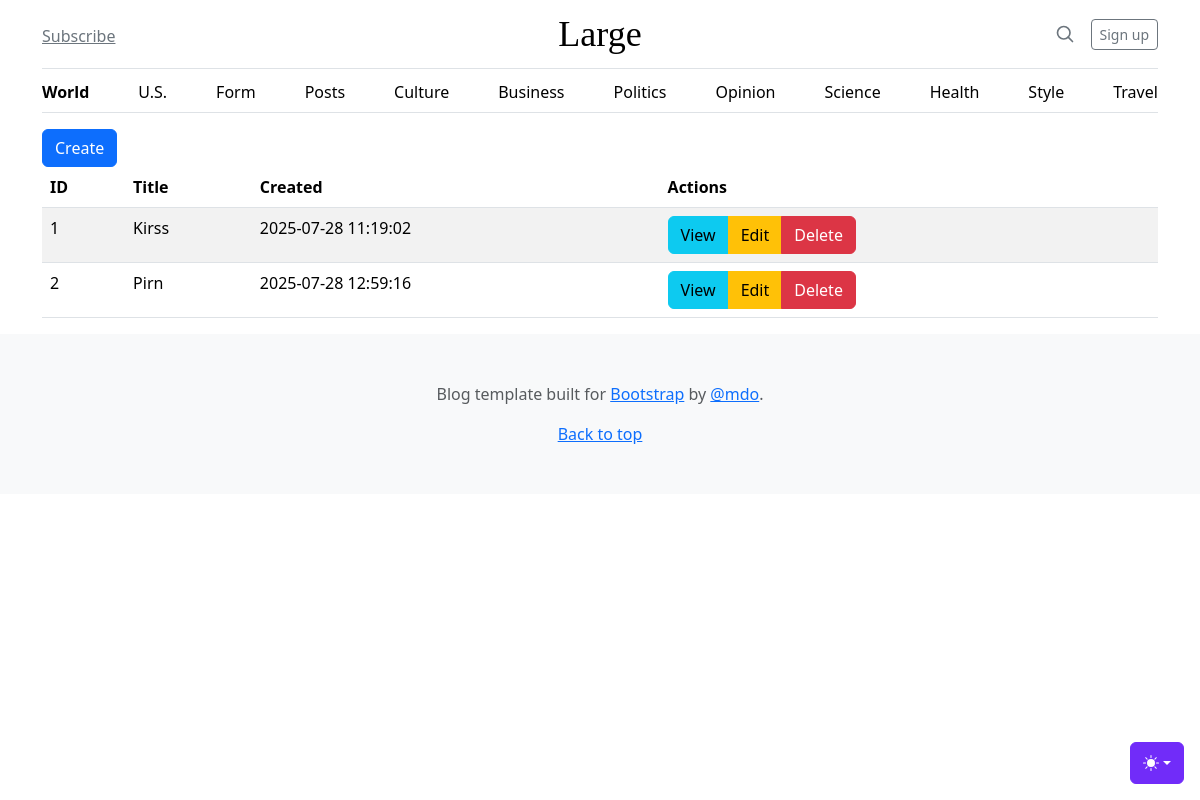
The page /admin/posts on the database as committed earlier.
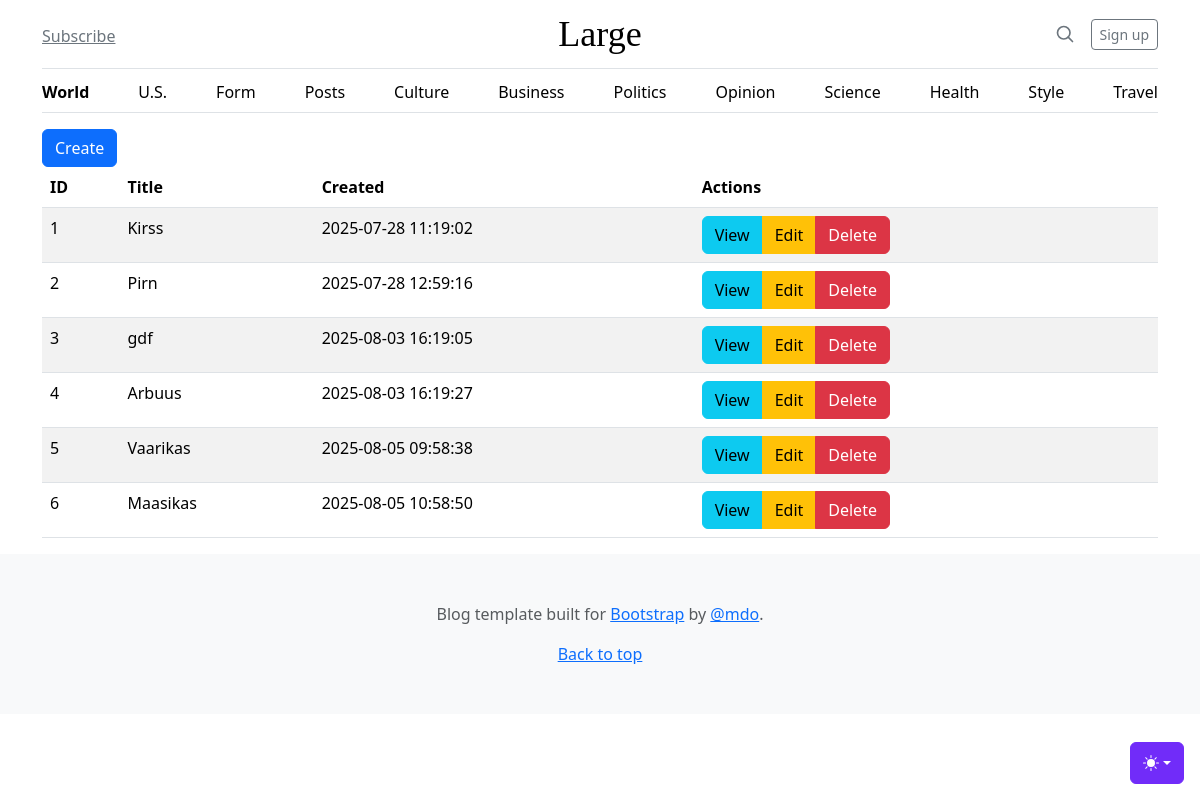
The same page on the database as committed later.
### tables this page shows
CREATE TABLE posts
(
    id      integer
        constraint posts_pk
            primary key autoincrement,
    title   text not null,
    body    text not null,
    created datetime
);

### src/Router.php (called while the page is built, shortened)
<?php
class Router {
    private static $routes = [];
    private $path;
    private $method;
    public function __construct($path, $method)  {
        $this ->path = parse_url($path, PHP_URL_PATH);
        $this->method = $method;
    }
    public function match() {
    foreach(self::$routes as $route){
        if($route['path'] === $this->path && $route['method'] === $this->method) {
            return $route;
        }
    }
    return false;
}
    public static function addRoute($method, $path, $action){
        self::$routes[] = ['method'=> $method, 'path' => $path, 'action' => $action];
    }
}

### src/Controllers/PostsController.php (called while the page is built, shortened)
<?php
class PostsController {
    public function index() {
        $posts = Post::all();
        include __DIR__ . '/../../views/posts/index.php';
    }
}

### src/DB.php (called while the page is built, shortened)
<?php
class DB {
    private $conn;
    public function __construct() {
        try {
        $this->conn = new PDO("sqlite:db.sqlite");
        $this->conn->setAttribute(PDO::ATTR_ERRMODE, PDO::ERRMODE_EXCEPTION);
        } catch(PDOException $e) {
        echo "Ühendus puudub: " . $e->getMessage();
        }
    }
    public function all($table, $class) {
        $stmt = $this->conn->prepare("SELECT * FROM $table");
        $stmt->execute();
        $stmt->setFetchMode(PDO::FETCH_CLASS, $class);
        return $stmt->fetchAll();
    }
}

### src/Models/Model.php (called while the page is built, shortened)
<?php
abstract class Model {
   protected static $table;
    public static function all() {
        $db = new \App\DB();
        return $db->all(static::$table, static::class);
    }
}

### src/Models/Post.php (called while the page is built, shortened)
<?php
class Post extends Model {
    public $created;
    public function createdDate() {
        return new DateTime($this->created);
    }
}

### views/posts/index.php (the view)
<?php include 'views/partials/header.php' ?>
<main class="container">
   <a href="/admin/posts/create" class="btn btn-primary">Create</a>
   <table class="table table-striped table-hover">
       <thead>
           <th>ID</th>
           <th>Title</th>
           <th>Created</th>
           <th>Actions</th>
       </thead>
       <tbody>
           <?php foreach ($posts as $post): ?>
           <tr>
               <td><?=$post->id?></td>
               <td><?=$post->title?></td>
               <td><?=$post->createdDate()->format('Y-m-d H:i:s')?></td>
               <td>
                   <div class="btn-group" role="group" aria-label="Basic example">
                       <a class="btn btn-info">View</a>
                       <a href="/admin/posts/edit?id=<?=$post->id?>" class="btn btn-warning">Edit</a>
                       <a class="btn btn-danger">Delete</a>
                   </div>
               </td>
           </tr>
           <?php endforeach; ?>
       </tbody>
   </table>
</main>
<?php include 'views/partials/footer.php' ?>

### public/index.php (shortened to what this page needs)
<?php
spl_autoload_register(function($class) {
    $parts = explode('\\', $class);
    array_shift($parts);
    $class = implode('/', $parts);
});
$router = new App\Router($_SERVER['REQUEST_URI'], $_SERVER['REQUEST_METHOD']);
$match =$router->match();
if($match){
    if(is_callable($match['action'])){
       call_user_func($match['action']);
    } else if(is_array($match['action'])){
        $methodName = $match['action'][1];
        $controller = new $className();
        $controller->$methodName();
    } else {
        echo '404 Ei leitud lehte';
    }
} else {
    echo '404 Ei leitud lehte';
}

### views/partials/header.php (shortened to what this page needs)
<!DOCTYPE html>
<html lang="en" data-bs-theme="auto">
<head>
    <link href="/assets/dist/css/bootstrap.min.css" rel="stylesheet">
    <link href="/blog.css" rel="stylesheet">
</head>
<body>
     <?php include __DIR__ . '/themeswitcher.php' ?>
     <?php include __DIR__ . '/navbar.php' ?>

### views/partials/themeswitcher.php (shortened to what this page needs)
<div class="dropdown position-fixed bottom-0 end-0 mb-3 me-3 bd-mode-toggle"> <button
        class="btn btn-bd-primary py-2 dropdown-toggle d-flex align-items-center" id="bd-theme" type="button"
        aria-expanded="false" data-bs-toggle="dropdown" aria-label="Toggle theme (auto)"> <svg
            class="bi my-1 theme-icon-active" aria-hidden="true">
            <use href="#circle-half"></use>
        </svg> <span class="visually-hidden" id="bd-theme-text">Toggle theme</span> </button>
</div>

### views/partials/navbar.php
<div class="container">
    <header class="border-bottom lh-1 py-3">
        <div class="row flex-nowrap justify-content-between align-items-center">
            <div class="col-4 pt-1"> <a class="link-secondary" href="#">Subscribe</a> </div>
            <div class="col-4 text-center"> <a class="blog-header-logo text-body-emphasis text-decoration-none"
                    href="#">Large</a> </div>
            <div class="col-4 d-flex justify-content-end align-items-center"> <a class="link-secondary" href="#"
                    aria-label="Search"> <svg xmlns="http://www.w3.org/2000/svg" width="20" height="20" fill="none"
                        stroke="currentColor" stroke-linecap="round" stroke-linejoin="round" stroke-width="2"
                        class="mx-3" role="img" viewBox="0 0 24 24">
                        <title>Search</title>
                        <circle cx="10.5" cy="10.5" r="7.5"></circle>
                        <path d="M21 21l-5.2-5.2"></path>
                    </svg> </a> <a class="btn btn-sm btn-outline-secondary" href="#">Sign up</a> </div>
        </div>
    </header>
    <div class="nav-scroller py-1 mb-3 border-bottom">
        <nav class="nav nav-underline justify-content-between"> <a
                class="nav-item nav-link link-body-emphasis active" href="/">World</a> <a
                class="nav-item nav-link link-body-emphasis" href="/us">U.S.</a> <a
                class="nav-item nav-link link-body-emphasis" href="/form">Form</a> <a
                class="nav-item nav-link link-body-emphasis" href="/admin/posts">Posts</a> <a
                class="nav-item nav-link link-body-emphasis" href="#">Culture</a> <a
                class="nav-item nav-link link-body-emphasis" href="#">Business</a> <a
                class="nav-item nav-link link-body-emphasis" href="#">Politics</a> <a
                class="nav-item nav-link link-body-emphasis" href="#">Opinion</a> <a
                class="nav-item nav-link link-body-emphasis" href="#">Science</a> <a
                class="nav-item nav-link link-body-emphasis" href="#">Health</a> <a
                class="nav-item nav-link link-body-emphasis" href="#">Style</a> <a
                class="nav-item nav-link link-body-emphasis" href="#">Travel</a> </nav>
    </div>
</div>

### views/partials/footer.php (shortened to what this page needs)
  <footer class="py-5 text-center text-body-secondary bg-body-tertiary">
        <p>Blog template built for <a href="https://getbootstrap.com/">Bootstrap</a> by <a
                href="https://x.com/mdo">@mdo</a>.</p>
        <p class="mb-0"> <a href="#">Back to top</a> </p>
    </footer>
</body>
</html>

### views/blog.css (style rules this page uses)
.blog-header-logo { font-family: "Playfair Display", Georgia, "Times New Roman", serif; font-size: 2.25rem; }

### views/partials/header.php (style rules this page uses)
.bi { vertical-align: -.125em; fill: currentColor }
.nav-scroller { position: relative; z-index: 2; height: 2.75rem; overflow-y: hidden }
.nav-scroller .nav { display: flex; flex-wrap: nowrap; padding-bottom: 1rem; margin-top: -1px; overflow-x: auto; text-align: center; white-space: nowrap; -webkit-overflow-scrolling: touch }
.btn-bd-primary { --bd-violet-bg: #712cf9; --bd-violet-rgb: 112.520718, 44.062154, 249.437846; --bs-btn-font-weight: 600; --bs-btn-color: var(--bs-white); --bs-btn-bg: var(--bd-violet-bg); --bs-btn-border-color: var(--bd-violet-bg); --bs-btn-hover-color: var(--bs-white); --bs-btn-hover-bg: #6528e0; --bs-btn-hover-border-color: #6528e0; --bs-btn-focus-shadow-rgb: var(--bd-violet-rgb); --bs-btn-active-color: var(--bs-btn-hover-color); --bs-btn-active-bg: #5a23c8; --bs-btn-active-border-color: #5a23c8 }
.bd-mode-toggle { z-index: 1500 }
.bd-mode-toggle .bi { width: 1em; height: 1em }

Rows that differ between the two databases and show on the page:
added posts: id "3", title "gdf", created "2025-08-03 16:19:05"
added posts: id "4", title "Arbuus", created "2025-08-03 16:19:27"
added posts: id "5", title "Vaarikas", created "2025-08-05 09:58:38"
added posts: id "6", title "Maasikas", created "2025-08-05 10:58:50"
